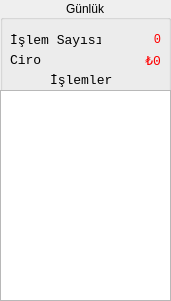
  <widget class="QGroupBox" name="groupBox">
   <property name="geometry">
    <rect>
     <x>700</x>
     <y>210</y>
     <width>171</width>
     <height>301</height>
    </rect>
   </property>
   <property name="title">
    <string>Günlük</string>
   </property>
   <property name="alignment">
    <set>Qt::AlignCenter</set>
   </property>
   <widget class="QLabel" name="label_5">
    <property name="geometry">
     <rect>
      <x>10</x>
      <y>30</y>
      <width>91</width>
      <height>21</height>
     </rect>
    </property>
    <property name="font">
     <font>
      <family>Monospace</family>
      <pointsize>10</pointsize>
     </font>
    </property>
    <property name="text">
     <string>İşlem Sayısı</string>
    </property>
   </widget>
   <widget class="QLabel" name="label_4">
    <property name="geometry">
     <rect>
      <x>10</x>
      <y>50</y>
      <width>31</width>
      <height>21</height>
     </rect>
    </property>
    <property name="font">
     <font>
      <family>Monospace</family>
      <pointsize>10</pointsize>
     </font>
    </property>
    <property name="text">
     <string>Ciro</string>
    </property>
   </widget>
   <widget class="QLabel" name="IslemSayisilabel">
    <property name="geometry">
     <rect>
      <x>110</x>
      <y>30</y>
      <width>51</width>
      <height>20</height>
     </rect>
    </property>
    <property name="font">
     <font>
      <family>Monospace</family>
      <pointsize>9</pointsize>
     </font>
    </property>
    <property name="layoutDirection">
     <enum>Qt::RightToLeft</enum>
    </property>
    <property name="styleSheet">
     <string notr="true">color: rgb(255, 0, 0);</string>
    </property>
    <property name="text">
     <string>0</string>
    </property>
    <property name="alignment">
     <set>Qt::AlignRight|Qt::AlignTrailing|Qt::AlignVCenter</set>
    </property>
   </widget>
   <widget class="QLabel" name="ciroLabel">
    <property name="geometry">
     <rect>
      <x>70</x>
      <y>50</y>
      <width>91</width>
      <height>20</height>
     </rect>
    </property>
    <property name="font">
     <font>
      <family>Monospace</family>
      <pointsize>10</pointsize>
     </font>
    </property>
    <property name="layoutDirection">
     <enum>Qt::RightToLeft</enum>
    </property>
    <property name="styleSheet">
     <string notr="true">color: rgb(255, 0, 0);</string>
    </property>
    <property name="text">
     <string>₺0</string>
    </property>
    <property name="alignment">
     <set>Qt::AlignRight|Qt::AlignTrailing|Qt::AlignVCenter</set>
    </property>
   </widget>
   <widget class="QLabel" name="label_6">
    <property name="geometry">
     <rect>
      <x>50</x>
      <y>70</y>
      <width>71</width>
      <height>21</height>
     </rect>
    </property>
    <property name="font">
     <font>
      <family>Monospace</family>
      <pointsize>10</pointsize>
     </font>
    </property>
    <property name="text">
     <string>İşlemler</string>
    </property>
   </widget>
   <widget class="QListWidget" name="SonSatislarlistWidget">
    <property name="geometry">
     <rect>
      <x>0</x>
      <y>90</y>
      <width>171</width>
      <height>211</height>
     </rect>
    </property>
    <property name="font">
     <font>
      <family>Monospace</family>
      <pointsize>10</pointsize>
     </font>
    </property>
   </widget>
  </widget>
